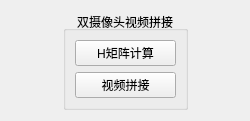
<?xml version="1.0" encoding="UTF-8"?>
<ui version="4.0">
 <class>twoCamsVideoStitching</class>
 <widget class="QWidget" name="twoCamsVideoStitching">
  <property name="geometry">
   <rect>
    <x>0</x>
    <y>0</y>
    <width>250</width>
    <height>109</height>
   </rect>
  </property>
  <property name="windowTitle">
   <string>双摄像头视频拼接</string>
  </property>
  <layout class="QHBoxLayout" name="horizontalLayout">
   <item>
    <spacer name="horizontalSpacer">
     <property name="orientation">
      <enum>Qt::Horizontal</enum>
     </property>
     <property name="sizeHint" stdset="0">
      <size>
       <width>43</width>
       <height>20</height>
      </size>
     </property>
    </spacer>
   </item>
   <item>
    <widget class="QGroupBox" name="groupBox">
     <property name="title">
      <string>双摄像头视频拼接</string>
     </property>
     <property name="alignment">
      <set>Qt::AlignCenter</set>
     </property>
     <layout class="QVBoxLayout" name="verticalLayout">
      <item>
       <widget class="QPushButton" name="HMatrixCalcBtn">
        <property name="text">
         <string>H矩阵计算</string>
        </property>
       </widget>
      </item>
      <item>
       <spacer name="verticalSpacer">
        <property name="orientation">
         <enum>Qt::Vertical</enum>
        </property>
        <property name="sizeHint" stdset="0">
         <size>
          <width>20</width>
          <height>1</height>
         </size>
        </property>
       </spacer>
      </item>
      <item>
       <widget class="QPushButton" name="videoStitchingBtn">
        <property name="text">
         <string>视频拼接</string>
        </property>
       </widget>
      </item>
     </layout>
    </widget>
   </item>
   <item>
    <spacer name="horizontalSpacer_2">
     <property name="orientation">
      <enum>Qt::Horizontal</enum>
     </property>
     <property name="sizeHint" stdset="0">
      <size>
       <width>43</width>
       <height>20</height>
      </size>
     </property>
    </spacer>
   </item>
  </layout>
 </widget>
 <resources/>
 <connections/>
</ui>
